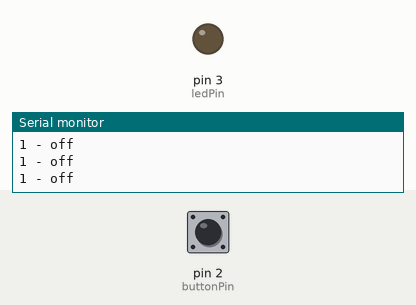
Bench run of a sketch on a simulated Arduino Uno, built with avr-gcc and run on an emulated ATmega328P. Shown: output pins drawn as LEDs (lit = HIGH), the last lines printed to the serial monitor. Inputs (shaded band) come from the test bench; at power-on: pin 2 (buttonPin) HIGH.

Above: at 1.3 s.
1.4 s: pin 2 (buttonPin) pulled LOW for 0.3 s
At 1.62 s:
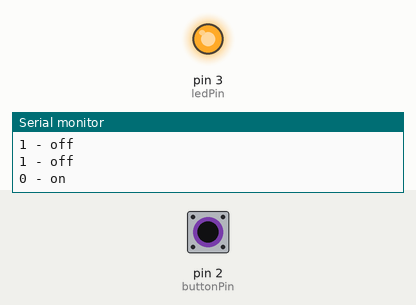
3.2 s: pin 2 (buttonPin) pulled LOW for 3.2 s
At 7.3 s:
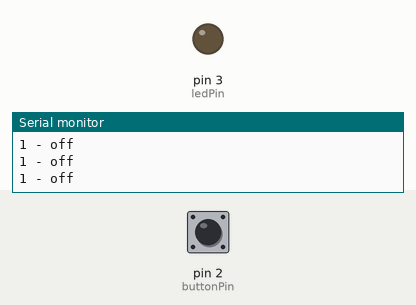
Timing chart, 0 to 8.8 s (numbered marks = the images above; inputs shaded):
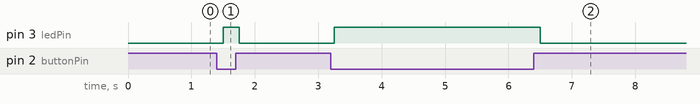

The sketch:

15_internal_pullup_resistor.ino
```cpp
const int buttonPin = 2;
const int ledPin = 3;

void setup()
{
    pinMode(buttonPin, INPUT_PULLUP);
    pinMode(ledPin, OUTPUT);

    digitalWrite(ledPin, LOW);

    Serial.begin(9600);
    Serial.println();
}

void loop() {

    int reading = digitalRead(buttonPin);
	Serial.print(reading);

    if (reading == LOW) {
        Serial.println(" - on");
        digitalWrite(ledPin, HIGH);
    } else {
      	Serial.println(" - off");
        digitalWrite(ledPin, LOW);
    }

    delay(250);
}
```

Measured:
- after the input at 1.4 s, pin 3 (ledPin): LOW → HIGH after 0.10 s, → LOW 0.25 s later
- after the input at 3.2 s, pin 3 (ledPin): LOW → HIGH after 0.05 s, → LOW 3.3 s later
